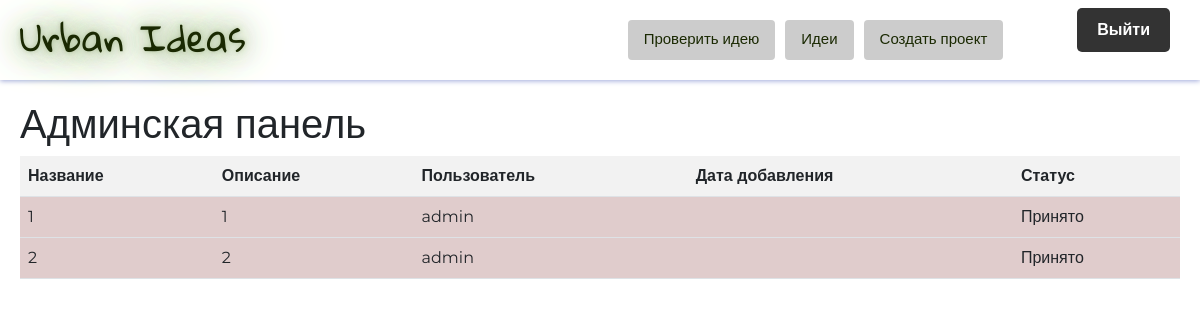
The page /admin (signed in) on the database as committed earlier.
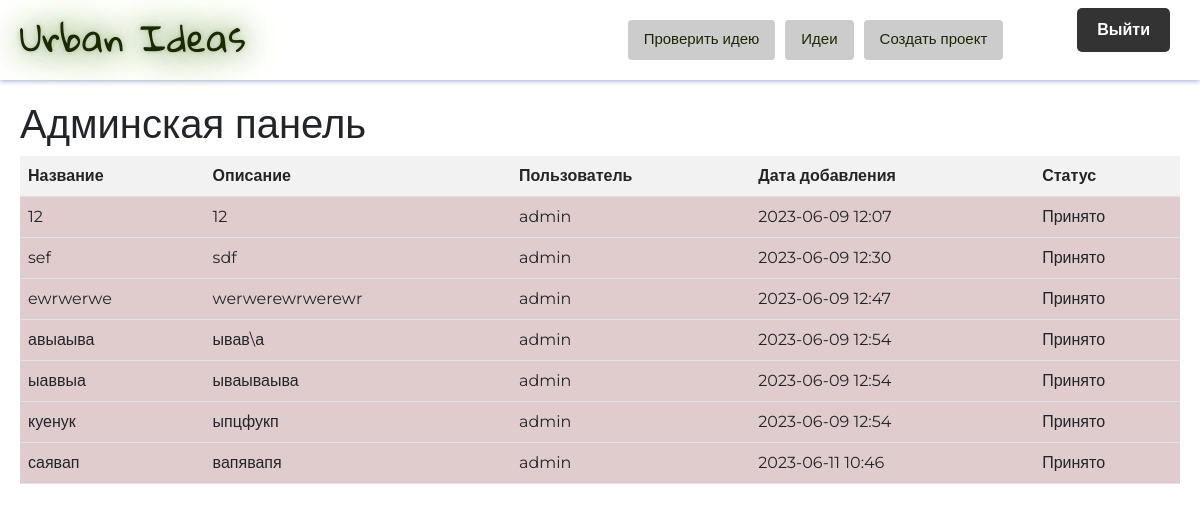
The same page on the database as committed later.
### data/ideas.py (models this page shows, shortened)
class Idea(SqlAlchemyBase, SerializerMixin):  # класс идей
    __tablename__ = 'ideas'
    id = Column(Integer, primary_key=True, autoincrement=True)
    user_id = Column(Integer, ForeignKey('users.id'), nullable=False)
    user = orm.relationship('User')
    name = Column(String(100), nullable=False)
    description = Column(String(1000))
    image = Column(String, default=None)
    add_time = Column(DateTime)
    approved = Column(Boolean, default=None)
    likes = Column(Integer, default=0)

### data/users.py (models this page shows, shortened)
class User(SqlAlchemyBase, SerializerMixin, UserMixin):  # класс пользователя, юзер миксин для сессии
    __tablename__ = 'users'
    id = Column(Integer, autoincrement=True, primary_key=True)
    username = Column(String, nullable=False)
    hashed_password = Column(String)

### app.py (the view)
@app.route('/admin', methods=['GET', 'POST'])
def admin_panel():
    if current_user.username != 'admin':
        abort(403)  # Если пользователь не админ, возвращаем ошибку 403 Forbidden
    db_sess = db_session.create_session()
    ideas = db_sess.query(Idea).all()
    return render_template('admin_panel.html', ideas=ideas)

### app.py (called while the page is built)
@login_manager.user_loader  # для сессии
def load_user(user_id):
    User = data.users.User
    db_sess = db_session.create_session()
    return db_sess.query(User).get(user_id)

### data/db_session.py (called while the page is built)
def create_session() -> Session:
    global __factory
    return __factory()

### templates/admin_panel.html (shortened to what this page needs)
{% extends "empty.html" %}
{% block content %}
    <h1>Админская панель</h1>
    <table class="table">
        <thead>
        <tr>
            <th>Название</th>
            <th>Описание</th>
            <th>Пользователь</th>
            <th>Дата добавления</th>
            <th>Статус</th>
        </tr>
        </thead>
        <tbody>
        {% for idea in ideas %}
            <tr>
                <td>{{ idea.name }}</td>
                <td>{{ idea.description }}</td>
                <td>{{ idea.user.username }}</td>
                <td>{{ idea.add_time.strftime('%Y-%m-%d %H:%M') if idea.add_time else '' }}</td>
                <td>
                    {% if idea.approved %}
                        Принято
                    {% else %}
                        Отклонено
                    {% endif %}
                </td>
            </tr>
        {% endfor %}
        </tbody>
    </table>
{% endblock %}

### templates/empty.html (shortened to what this page needs)
<!DOCTYPE html>
<html>
<head>
    <link href="https://cdn.jsdelivr.net/npm/bootstrap@5.2.1/dist/css/bootstrap.min.css" rel="stylesheet"
>
    <link rel="stylesheet" type="text/css" href="../static/css/main_page.css">
</head>
<body>
<header class="header">
    <div class="header-blur">
        <div class="main-page-text"><a
                href="/"
                class="neon-text">Urban Ideas</a>
        </div>
        <div class="header-links">
            {% if current_user.username == 'admin' %}
                <button class="button button-header">
                    <a href="/admin">Проверить идею</a>
                </button>
            {% endif %}
            <button class="button button-header">
                <a href="/ideas">Идеи</a>
            </button>
            {% if current_user.is_authenticated %}
                <button class="button button-header">
                    <a href="{{ url_for('add_idea_step1') }}">Создать проект</a>
                </button>
            {% endif %}
        </div>
        <nav class="navbar">
            <div>
                {% if current_user.is_authenticated %}
                    <li class="nav-item">
                        <a href="/logout" class="logout-button">Выйти</a>
                    </li>
                {% endif %}
            </div>
        </nav>
    </div>
</header>
<main>
    {% block content %}{% endblock %}
</main>
</body>
</html>

### static/css/main_page.css (style rules this page uses)
body { font-family: 'Montserrat', sans-serif; }
header { position: sticky; transition: 1s; top: 0; left: 0; width: 100%; height: 80px; box-shadow: 0 1px 5px #9FA8DA; background-repeat: repeat; background-image: url('../img/pattern.jpg'); background-size: cover; -webkit-backdrop-filter: blur(10px); }
.header { position: sticky; transition: 1s; top: 0; z-index: 9999; }
nav a { color: #fff; text-decoration: none; font-weight: bold; }
main { flex-wrap: wrap; justify-content: space-between; padding: 20px; }
.button { padding: 8px 16px; height: 40px; background-color: #AEC09A; color: #000; text-align: center; text-decoration: none; border-radius: 4px; transition: background-color 0.3s; }
.neon-text { font-size: 36px; text-shadow: 0 0 5px #AEC09A, 0 0 20px #AEC09A, 0 0 30px #AEC09A, 0 0 40px #AEC09A, 0 0 50px #AEC09A, 0 0 60px #AEC09A; animation: neon-animation 1s ease-in-out infinite alternate; text-decoration: none; color: #1A2902; font-family: "Gloria Hallelujah", sans-serif; }
.navbar { right: 20px; flex: 1; border-radius: 8px; max-width: fit-content; max-height: fit-content }
.navbar { backdrop-filter: blur(5px); }
.nav-item { display: inline-block; margin-right: 10px; margin-left: 10px }
.logout-button { display: inline-block; padding: 10px 20px; background-color: #333; color: #fff; text-decoration: none; border-radius: 5px; }
.main-page-text { padding-top: 10px; padding-left: 20px; flex: 1; margin-top: auto; margin-bottom: auto; padding-bottom: 20px }
.table { width: 100%; border-radius: 15px; border-collapse: collapse; }
.table th, .table td { text-align: left; background-color: rgba(100, 0, 0, 0.2); }
.table th { background-color: #f2f2f2; font-weight: bold; }
.table td { vertical-align: top; }
.button-header { font-size: 15px; text-decoration: none; background-color: #cccccc; border: none; flex: 1; max-width: fit-content; margin-right: 10px }
.button-header a { color: #1A2902; text-decoration: none; }
.header-blur { backdrop-filter: blur(5px); display: flex; height: 79px }
.header-links { flex: 1; display: flex; margin-top: auto; margin-bottom: auto; justify-content: center; }

Rows that differ between the two databases and show on the page:
changed Idea (number 1 of 7 on the later page): name "1" → "12"; description "1" → "12"; add_time (not shown) → "2023-06-09 12:07"
changed Idea: name "2" → "sef"; description "2" → "sdf"; add_time (not shown) → "2023-06-09 12:30"
added Idea: name "ewrwerwe", description "werwerewrwerewr", user.username "admin", add_time "2023-06-09 12:47", approved "Принято"
added Idea: name "авыаыва", description "ывав\\а", user.username "admin", add_time "2023-06-09 12:54", approved "Принято"
added Idea: name "ыаввыа", description "ываываыва", user.username "admin", add_time "2023-06-09 12:54", approved "Принято"
added Idea: name "куенук", description "ыпцфукп", user.username "admin", add_time "2023-06-09 12:54", approved "Принято"
added Idea: name "саявап", description "вапявапя", user.username "admin", add_time "2023-06-11 10:46", approved "Принято"
